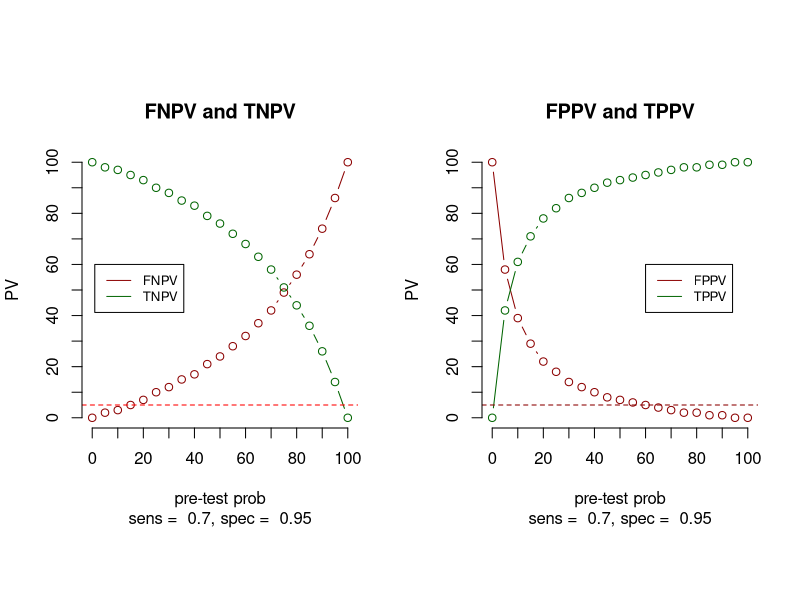

Write R code to recreate this figure.
# R code to construct, FN,TN,FP,TP curves

# construct FN curve
sens = 0.70
spec = 0.95
# save text in plot as variable text
a =paste("sens = ",sens)
b =paste("spec = ",spec)
# save text

prev <- c(0, 0.05, 0.1, 0.15, 0.2, 0.25, 0.3, 0.35, 
          0.4, 0.45, 0.5, 0.55, 0.6, 0.65, 0.7, 0.75,
          0.8,0.85, 0.90, 0.95, 1)
x <- prev
length(x)

# pretest-probability = prevalence = prev
# sick
sick <- prev*100
length(sick)

# notsick
notsick = 100 - sick
length(notsick)

# TP = true positives
TP <- sick * sens  
length(TP)

# TN = true negatives
TN = spec * notsick # spec = 0.95 van notsick = 100, 90, 80, ...0 
length(TN)

# FN = false negatives = sick - TP
FN = sick -TP

# FP
FP= notsick - TN

#### summary all variables in een data frame
sumsicktest = TP+FN
sumnotsicktest = TN+FP
ds <- data.frame(sick,notsick,FN,TP, sumsicktest, FP,TN, sumnotsicktest)
ds
# all variables, 
# check sick = sumsick
# check notsick = sumnotsicktest

# FNPV = FN/(FN +TN) 
numerator = FN
denominator = FN + TN
FNPV <- numerator/denominator
FNPV <- round(FNPV,2)
FNPV

numerator = TN
TN
FN 
denominator = FN + TN
NPV <- numerator/denominator
NPV <- round(NPV,2)
NPV

numerator = FP
denominator = FP + TP
FPPV <- numerator/denominator
FPPV <- round(FPPV,2)
FPPV

numerator = TP
FP = notsick - TN
FP
denominator = FP + TP
PPV <- numerator/denominator
PPV <- round(PPV,2)
PPV

# add all PVs to de datas set ds
ds <- data.frame(sick,notsick,FN,TP, sumsicktest, FP,TN, sumnotsicktest,
                 FNPV,NPV,FPPV,PPV)
ds
#################################  end  sens 0.70



# alltogehter



op <- par(mfrow = c(1, 2), pty = "s")   
# FNPV and TNPV

x1 <- x*100
y <- ds$FNPV*100
plot(x1,y, type = "b", xlim = c(0,100), 
     ylim = c(0,100), main= "FNPV and TNPV", 
     sub = paste(a,b, sep=", "),
     xlab = "pre-test prob",
     ylab="PV", col = "darkred",
     axes = FALSE, lwd=1)

y2<- ds$NPV*100
lines(x1,y2, type = "b",col= "darkgreen", lwd=1)


abline(h=5, col ="red", lty = 2)
axis(side=1, at=seq(0,100, by=10))
axis(side=2, at=seq(0,100, by=10))
legend(1, 60, legend=c("FNPV", "TNPV"),
       col=c("darkred", "darkgreen"), lty=1, cex=0.8)
# end FNPV and TNPV

# FPPV and TPPV
y <- ds$FPPV*100
plot(x1,y, type = "b", xlim = c(0,100), 
     ylim = c(0,100), main= "FPPV and TPPV",
     sub = paste(a,b,sep=", "),
     xlab = "pre-test prob",
     ylab = "PV", col = "darkred",
     axes = FALSE,lwd=1)

y2 <-ds$PPV*100
lines(x1,y2, type = "b",col= "darkgreen", lwd=1)

abline(h=5, col ="darkred", lty = 2)
axis(side=1, at=seq(0,100, by=10))
axis(side=2, at=seq(0,100, by=10))
legend(60, 60, legend=c("FPPV", "TPPV"),
       col=c("darkred", "darkgreen"), lty=1, cex=0.8)

# end FPPV and TPPV

op <- par(mfrow = c(1,1), pty = "s")   


